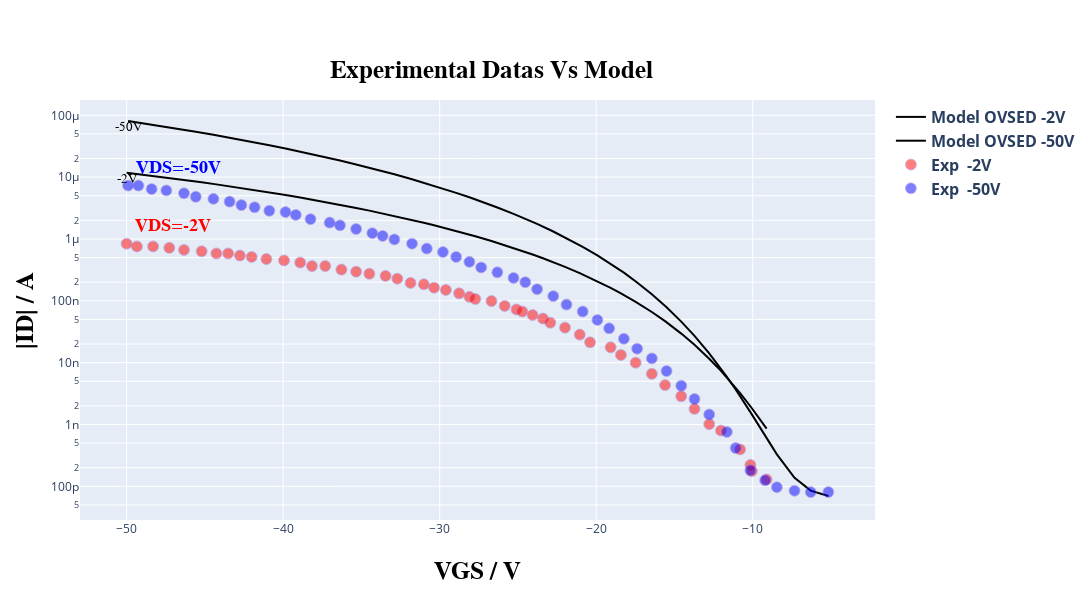
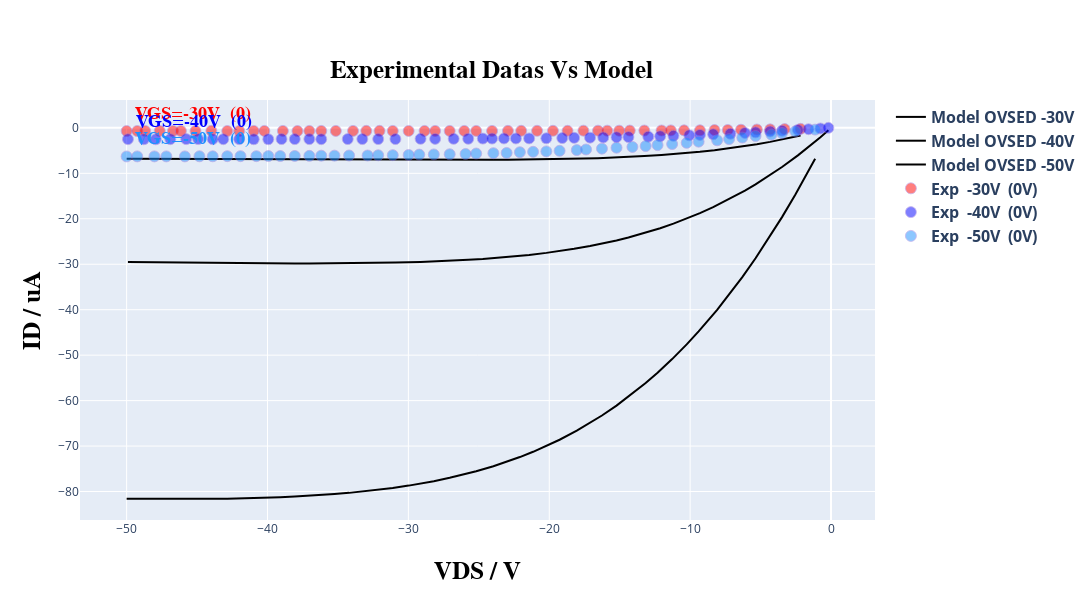

Source (notebook cell) for these figures, in order:
### Code cell
# @title ##### ***GRAFICS PLOT OPTION:***  { run: "auto" }


if (image_size_width or image_size_height) == None:
  image_size_width = 1100 #
  image_size_height = 600 #

# Instanciamos a classe grafica para visualizar o modelo
plot = TFTGraphicsPlot(image_size_height, image_size_width)


# Cria uma intancia do modelo passando todos os dados acima obtidos
model = read.create_models_datas(TFTModel, n_points, type_curve_plot, load_parameters, input_voltage, Vv,
                                 load_idleak, width_t, count_transfer, tp_tst=tp_tst, scale_factor=scale_trfr,
                                 current_typic=curr_typic, res=resistance, curr=current)

# Faz a leitura dos dados experimentais e do modelo (de transferencia) a serem exsibidos no gráfico
in_model_data, in_exp_data = read.group_by_trasfer(count_transfer, Vv, Id, model)

# Faz a leitura dos dados experimentais e do modelo (de saída) a serem exibidos no gráfico
out_model_data, out_exp_data = read.group_by_output(count_output, count_transfer, Vv, Id, model)


option = 'show both curves' # @param ["Show Transfer curve", "Show output curve", "show both curves"]
if option == 'Show Transfer curve':
  clear_output(wait=True)  # Limpa apenas o conteúdo exibido
  plot.plot_vgs_vds(list_tension, list_tension_shift, 0, count_transfer, in_model_data, shift_list, select_files, *in_exp_data, sample_unit=current_typic, plot_type=type_curve_plot)

elif option == 'Show output curve':
  clear_output(wait=True)  # Limpa apenas o conteúdo exibido
  plot.plot_vgs_vds(list_tension, list_tension_shift, 1, count_transfer, out_model_data, shift_list, select_files, *out_exp_data, sample_unit=current_typic, plot_type='linear')


elif option == 'show both curves':
  clear_output(wait=True)  # Limpa apenas o conteúdo exibido
  plot.plot_vgs_vds(list_tension, list_tension_shift, 0, count_transfer, in_model_data, shift_list, select_files, *in_exp_data, sample_unit=current_typic, plot_type=type_curve_plot)
  print()
  plot.plot_vgs_vds(list_tension, list_tension_shift, 1, count_transfer, out_model_data, shift_list, select_files, *out_exp_data, sample_unit=current_typic, plot_type='linear')

else:
  print("No option choice\n")

print()
read.compute_relative_distance(Id, model)

### Figure 1 — Plotly figure (JSON) as saved in the notebook; plotly's stock layout.template omitted (floating-point values rounded to 4 significant figures)
{"data": [{"line": {"color": "black"}, "mode": "lines+text", "name": "<b>Model OVSED<b> <b>-2V<b>", "text": ["-2V"], "textfont": {"color": "black", "family": "Times New Roman", "size": 13}, "textposition": "bottom center", "type": "scatter", "x": [-50, -49.34, -48.31, -47.27, -46.33, -45.21, -44.27, -43.52, -42.76, -42.01, -41.07, -39.94, -38.91, -38.16, -37.31, -36.28, -35.34, -34.49, -33.46, -32.71, -31.86, -31.02, -30.36, -29.61, -28.76, -28.1, -27.73, -26.69, -25.85, -25.09, -24.72, -24.06, -23.4, -22.93, -21.99, -21.05, -20.39, -19.08, -18.42, -17.48, -16.45, -15.6, -14.57, -13.72, -12.78, -12.03, -10.81, -10.15, -10.06, -9.117], "y": [1.177e-05, 1.124e-05, 1.045e-05, 9.683e-06, 9.015e-06, 8.249e-06, 7.64e-06, 7.172e-06, 6.721e-06, 6.287e-06, 5.769e-06, 5.183e-06, 4.679e-06, 4.333e-06, 3.963e-06, 3.538e-06, 3.179e-06, 2.876e-06, 2.532e-06, 2.299e-06, 2.055e-06, 1.829e-06, 1.664e-06, 1.489e-06, 1.307e-06, 1.176e-06, 1.105e-06, 9.259e-07, 7.947e-07, 6.891e-07, 6.401e-07, 5.602e-07, 4.874e-07, 4.396e-07, 3.538e-07, 2.804e-07, 2.358e-07, 1.62e-07, 1.32e-07, 9.643e-08, 6.594e-08, 4.683e-08, 2.95e-08, 1.939e-08, 1.158e-08, 7.347e-09, 3.215e-09, 1.967e-09, 1.829e-09, 8.565e-10]}, {"line": {"color": "black"}, "mode": "lines+text", "name": "<b>Model OVSED<b> <b>-50V<b>", "text": ["-50V"], "textfont": {"color": "black", "family": "Times New Roman", "size": 13}, "textposition": "bottom center", "type": "scatter", "x": [-49.91, -49.25, -48.4, -47.46, -46.33, -45.58, -44.45, -43.42, -42.67, -41.82, -40.88, -39.85, -39.19, -38.25, -37.03, -36.37, -35.34, -34.3, -33.65, -32.89, -31.77, -30.83, -29.79, -28.95, -28.1, -27.35, -26.32, -25.28, -24.53, -23.78, -22.74, -21.9, -20.86, -19.92, -19.17, -18.23, -17.39, -16.45, -15.51, -14.57, -13.72, -12.78, -11.65, -11.09, -10.15, -9.211, -8.459, -7.331, -6.297, -5.169], "y": [8.093e-05, 7.639e-05, 7.081e-05, 6.493e-05, 5.832e-05, 5.418e-05, 4.835e-05, 4.34e-05, 4.003e-05, 3.646e-05, 3.275e-05, 2.899e-05, 2.676e-05, 2.379e-05, 2.028e-05, 1.856e-05, 1.606e-05, 1.381e-05, 1.25e-05, 1.111e-05, 9.246e-06, 7.874e-06, 6.54e-06, 5.578e-06, 4.722e-06, 4.046e-06, 3.235e-06, 2.549e-06, 2.123e-06, 1.751e-06, 1.322e-06, 1.033e-06, 7.471e-07, 5.43e-07, 4.127e-07, 2.85e-07, 1.984e-07, 1.278e-07, 7.868e-08, 4.604e-08, 2.706e-08, 1.411e-08, 5.9e-09, 3.674e-09, 1.586e-09, 6.573e-10, 3.284e-10, 1.367e-10, 8.507e-11, 6.966e-11]}, {"marker": {"color": "rgb(255, 0, 0)", "line": {"color": "MediumPurple", "width": 0.8}, "opacity": 0.5, "size": 11}, "mode": "markers+text", "name": "<b>Exp <b> <b>-2V<b>", "text": ["<b>VDS<b>=-2V"], "textfont": {"color": "rgb(255, 0, 0)", "family": "Times New Roman", "size": 18}, "textposition": "top right", "type": "scatter", "x": [-50, -49.34, -48.31, -47.27, -46.33, -45.21, -44.27, -43.52, -42.76, -42.01, -41.07, -39.94, -38.91, -38.16, -37.31, -36.28, -35.34, -34.49, -33.46, -32.71, -31.86, -31.02, -30.36, -29.61, -28.76, -28.1, -27.73, -26.69, -25.85, -25.09, -24.72, -24.06, -23.4, -22.93, -21.99, -21.05, -20.39, -19.08, -18.42, -17.48, -16.45, -15.6, -14.57, -13.72, -12.78, -12.03, -10.81, -10.15, -10.06, -9.117], "y": [8.4e-07, 7.57e-07, 7.57e-07, 7.19e-07, 6.65e-07, 6.31e-07, 5.83e-07, 5.83e-07, 5.4e-07, 5.12e-07, 4.74e-07, 4.5e-07, 4.16e-07, 3.65e-07, 3.65e-07, 3.2e-07, 2.96e-07, 2.74e-07, 2.53e-07, 2.28e-07, 1.95e-07, 1.85e-07, 1.63e-07, 1.5e-07, 1.32e-07, 1.16e-07, 1.07e-07, 9.91e-08, 8.26e-08, 7.25e-08, 6.71e-08, 5.89e-08, 5.17e-08, 4.42e-08, 3.68e-08, 2.84e-08, 2.13e-08, 1.77e-08, 1.33e-08, 1e-08, 6.59e-09, 4.34e-09, 2.86e-09, 1.79e-09, 1.01e-09, 7.98e-10, 3.95e-10, 2.22e-10, 1.76e-10, 1.29e-10]}, {"marker": {"color": "rgb(0, 0, 255)", "line": {"color": "MediumPurple", "width": 0.8}, "opacity": 0.5, "size": 11}, "mode": "markers+text", "name": "<b>Exp <b> <b>-50V<b>", "text": ["<b>VDS<b>=-50V"], "textfont": {"color": "rgb(0, 0, 255)", "family": "Times New Roman", "size": 18}, "textposition": "top right", "type": "scatter", "x": [-49.91, -49.25, -48.4, -47.46, -46.33, -45.58, -44.45, -43.42, -42.67, -41.82, -40.88, -39.85, -39.19, -38.25, -37.03, -36.37, -35.34, -34.3, -33.65, -32.89, -31.77, -30.83, -29.79, -28.95, -28.1, -27.35, -26.32, -25.28, -24.53, -23.78, -22.74, -21.9, -20.86, -19.92, -19.17, -18.23, -17.39, -16.45, -15.51, -14.57, -13.72, -12.78, -11.65, -11.09, -10.15, -9.211, -8.459, -7.331, -6.297, -5.169], "y": [7.31e-06, 7.31e-06, 6.42e-06, 6.09e-06, 5.49e-06, 4.82e-06, 4.46e-06, 4.02e-06, 3.53e-06, 3.26e-06, 2.86e-06, 2.72e-06, 2.45e-06, 2.09e-06, 1.84e-06, 1.66e-06, 1.45e-06, 1.24e-06, 1.12e-06, 9.83e-07, 8.4e-07, 7e-07, 6.15e-07, 5.12e-07, 4.27e-07, 3.46e-07, 2.89e-07, 2.34e-07, 2e-07, 1.54e-07, 1.19e-07, 8.7e-08, 6.71e-08, 4.9e-08, 3.59e-08, 2.43e-08, 1.68e-08, 1.17e-08, 7.31e-09, 4.23e-09, 2.58e-09, 1.45e-09, 7.57e-10, 4.16e-10, 1.81e-10, 1.25e-10, 9.66e-11, 8.48e-11, 8.05e-11, 8.05e-11]}], "layout": {"height": 600, "legend": {"font": {"size": 16}}, "title": {"font": {"color": "black", "family": "Overpass", "size": 25}, "text": "<b>Experimental Datas Vs Model<b>", "x": 0.45, "y": 0.9}, "width": 1100, "xaxis": {"title": {"font": {"color": "black", "family": "Overpass", "size": 25}, "standoff": 25, "text": "<b>VGS / V<b>"}}, "yaxis": {"title": {"font": {"color": "black", "family": "Overpass", "size": 25}, "standoff": 10, "text": "<b>|ID| / A<b>"}, "type": "log"}}}

### Figure 2 — Plotly figure (JSON) as saved in the notebook; plotly's stock layout.template omitted (floating-point values rounded to 4 significant figures)
{"data": [{"line": {"color": "black"}, "mode": "lines+text", "name": "<b>Model OVSED<b> <b>-30V<b>", "textfont": {"color": "black", "family": "Times New Roman", "size": 13}, "textposition": "bottom center", "type": "scatter", "x": [-50, -49.25, -48.68, -47.65, -46.71, -46.15, -45.11, -43.98, -42.86, -42.01, -40.98, -40.23, -38.91, -37.88, -37.03, -36.18, -35.15, -33.93, -32.99, -32.05, -31.11, -29.98, -28.85, -28.1, -27.07, -26.03, -25.19, -24.06, -22.93, -21.99, -20.86, -19.74, -18.7, -17.58, -16.54, -15.88, -15.04, -14.29, -13.25, -12.03, -11.37, -10.43, -9.305, -8.271, -7.331, -6.391, -5.263, -4.323, -3.289, -2.162], "y": [-6.793, -6.804, -6.813, -6.828, -6.842, -6.851, -6.866, -6.883, -6.899, -6.912, -6.927, -6.937, -6.956, -6.97, -6.981, -6.992, -7.004, -7.018, -7.028, -7.037, -7.045, -7.052, -7.057, -7.058, -7.057, -7.053, -7.047, -7.032, -7.011, -6.986, -6.947, -6.895, -6.835, -6.752, -6.659, -6.589, -6.486, -6.382, -6.214, -5.977, -5.83, -5.593, -5.263, -4.914, -4.553, -4.147, -3.597, -3.084, -2.457, -1.695]}, {"line": {"color": "black"}, "mode": "lines+text", "name": "<b>Model OVSED<b> <b>-40V<b>", "textfont": {"color": "black", "family": "Times New Roman", "size": 13}, "textposition": "bottom center", "type": "scatter", "x": [-49.91, -48.78, -47.93, -46.9, -45.77, -44.92, -43.89, -43.14, -42.01, -40.98, -39.94, -39.0, -38.06, -37.03, -36.18, -34.3, -33.27, -32.14, -30.92, -29.14, -28.1, -26.79, -25.75, -24.72, -24.06, -23.21, -22.37, -21.43, -20.21, -19.08, -18.23, -17.11, -16.17, -15.23, -14.38, -12.97, -12.12, -11.18, -10.06, -9.305, -8.365, -7.143, -6.109, -5.357, -4.323, -3.477, -2.35, -1.598, -0.7519, -0.188], "y": [-29.52, -29.56, -29.59, -29.63, -29.66, -29.69, -29.72, -29.74, -29.76, -29.79, -29.8, -29.81, -29.82, -29.82, -29.81, -29.78, -29.75, -29.7, -29.63, -29.49, -29.38, -29.2, -29.03, -28.83, -28.69, -28.48, -28.24, -27.95, -27.5, -27.02, -26.61, -25.99, -25.41, -24.76, -24.11, -22.9, -22.07, -21.07, -19.74, -18.77, -17.45, -15.57, -13.81, -12.44, -10.41, -8.619, -6.051, -4.22, -2.042, -0.5201]}, {"line": {"color": "black"}, "mode": "lines+text", "name": "<b>Model OVSED<b> <b>-50V<b>", "textfont": {"color": "black", "family": "Times New Roman", "size": 13}, "textposition": "bottom center", "type": "scatter", "x": [-50, -49.25, -48.03, -47.18, -45.86, -44.83, -43.89, -42.86, -41.92, -40.79, -39.94, -39.1, -38.06, -37.03, -36.18, -35.24, -34.21, -32.89, -32.14, -31.11, -29.98, -29.23, -28.2, -27.07, -25.94, -25.19, -23.97, -23.03, -22.09, -21.15, -20.21, -19.27, -18.05, -17.39, -16.26, -15.23, -14.1, -13.16, -12.31, -11.28, -10.24, -9.398, -8.083, -7.237, -6.297, -5.357, -4.229, -3.477, -2.538, -1.128], "y": [-81.6, -81.62, -81.64, -81.65, -81.65, -81.63, -81.61, -81.57, -81.51, -81.43, -81.35, -81.25, -81.11, -80.94, -80.78, -80.57, -80.3, -79.9, -79.63, -79.22, -78.7, -78.32, -77.72, -76.99, -76.16, -75.54, -74.43, -73.48, -72.42, -71.26, -70.0, -68.61, -66.62, -65.45, -63.28, -61.1, -58.5, -56.14, -53.86, -50.86, -47.63, -44.79, -40.02, -36.72, -32.83, -28.69, -23.38, -19.64, -14.71, -6.796]}, {"marker": {"color": "rgb(255, 0, 0)", "line": {"color": "MediumPurple", "width": 0.8}, "opacity": 0.5, "size": 11}, "mode": "markers+text", "name": "<b>Exp <b> <b>-30V<b> <b> (0V)<b>", "text": ["<b>VGS<b>=-30V  (0)"], "textfont": {"color": "rgb(255, 0, 0)", "family": "Times New Roman", "size": 18}, "textposition": "top right", "type": "scatter", "x": [-50, -49.25, -48.68, -47.65, -46.71, -46.15, -45.11, -43.98, -42.86, -42.01, -40.98, -40.23, -38.91, -37.88, -37.03, -36.18, -35.15, -33.93, -32.99, -32.05, -31.11, -29.98, -28.85, -28.1, -27.07, -26.03, -25.19, -24.06, -22.93, -21.99, -20.86, -19.74, -18.7, -17.58, -16.54, -15.88, -15.04, -14.29, -13.25, -12.03, -11.37, -10.43, -9.305, -8.271, -7.331, -6.391, -5.263, -4.323, -3.289, -2.162], "y": [-0.6842, -0.6842, -0.6711, -0.6711, -0.6842, -0.6842, -0.6842, -0.6579, -0.6842, -0.6842, -0.6711, -0.6711, -0.6711, -0.6842, -0.6711, -0.6711, -0.6711, -0.6711, -0.6579, -0.6579, -0.6711, -0.6711, -0.6711, -0.6711, -0.6711, -0.6711, -0.6711, -0.6711, -0.6579, -0.6447, -0.6447, -0.6447, -0.6447, -0.6184, -0.6184, -0.6184, -0.6184, -0.5921, -0.5789, -0.5789, -0.5526, -0.5395, -0.5263, -0.4737, -0.4605, -0.4079, -0.3553, -0.3289, -0.2632, -0.2105]}, {"marker": {"color": "rgb(0, 0, 255)", "line": {"color": "MediumPurple", "width": 0.8}, "opacity": 0.5, "size": 11}, "mode": "markers+text", "name": "<b>Exp <b> <b>-40V<b> <b> (0V)<b>", "text": ["<b>VGS<b>=-40V  (0)"], "textfont": {"color": "rgb(0, 0, 255)", "family": "Times New Roman", "size": 18}, "textposition": "top right", "type": "scatter", "x": [-49.91, -48.78, -47.93, -46.9, -45.77, -44.92, -43.89, -43.14, -42.01, -40.98, -39.94, -39.0, -38.06, -37.03, -36.18, -34.3, -33.27, -32.14, -30.92, -29.14, -28.1, -26.79, -25.75, -24.72, -24.06, -23.21, -22.37, -21.43, -20.21, -19.08, -18.23, -17.11, -16.17, -15.23, -14.38, -12.97, -12.12, -11.18, -10.06, -9.305, -8.365, -7.143, -6.109, -5.357, -4.323, -3.477, -2.35, -1.598, -0.7519, -0.188], "y": [-2.487, -2.5, -2.513, -2.487, -2.474, -2.474, -2.487, -2.487, -2.487, -2.5, -2.5, -2.461, -2.474, -2.474, -2.487, -2.461, -2.461, -2.461, -2.461, -2.408, -2.421, -2.408, -2.395, -2.355, -2.355, -2.329, -2.329, -2.316, -2.289, -2.237, -2.197, -2.158, -2.105, -2.053, -2.013, -1.934, -1.842, -1.75, -1.632, -1.553, -1.408, -1.289, -1.118, -0.9868, -0.7895, -0.6316, -0.4474, -0.2895, -0.1316, 0]}, {"marker": {"color": "rgb(30, 144, 255)", "line": {"color": "MediumPurple", "width": 0.8}, "opacity": 0.5, "size": 11}, "mode": "markers+text", "name": "<b>Exp <b> <b>-50V<b> <b> (0V)<b>", "text": ["<b>VGS<b>=-50V  (0)"], "textfont": {"color": "rgb(30, 144, 255)", "family": "Times New Roman", "size": 18}, "textposition": "top right", "type": "scatter", "x": [-50, -49.25, -48.03, -47.18, -45.86, -44.83, -43.89, -42.86, -41.92, -40.79, -39.94, -39.1, -38.06, -37.03, -36.18, -35.24, -34.21, -32.89, -32.14, -31.11, -29.98, -29.23, -28.2, -27.07, -25.94, -25.19, -23.97, -23.03, -22.09, -21.15, -20.21, -19.27, -18.05, -17.39, -16.26, -15.23, -14.1, -13.16, -12.31, -11.28, -10.24, -9.398, -8.083, -7.237, -6.297, -5.357, -4.229, -3.477, -2.538, -1.128], "y": [-6.289, -6.276, -6.276, -6.276, -6.276, -6.25, -6.25, -6.224, -6.224, -6.224, -6.197, -6.197, -6.184, -6.158, -6.118, -6.105, -6.079, -6.079, -6.026, -6, -5.961, -5.882, -5.842, -5.803, -5.737, -5.645, -5.566, -5.513, -5.355, -5.263, -5.171, -5.039, -4.882, -4.75, -4.566, -4.368, -4.197, -4, -3.789, -3.553, -3.289, -3.026, -2.724, -2.461, -2.132, -1.789, -1.474, -1.132, -0.75, -0.3816]}], "layout": {"height": 600, "legend": {"font": {"size": 16}}, "title": {"font": {"color": "black", "family": "Overpass", "size": 25}, "text": "<b>Experimental Datas Vs Model<b>", "x": 0.45, "y": 0.9}, "width": 1100, "xaxis": {"title": {"font": {"color": "black", "family": "Overpass", "size": 25}, "standoff": 25, "text": "<b>VDS / V<b>"}}, "yaxis": {"title": {"font": {"color": "black", "family": "Overpass", "size": 25}, "standoff": 10, "text": "<b>ID / uA<b>"}, "type": "linear"}}}
